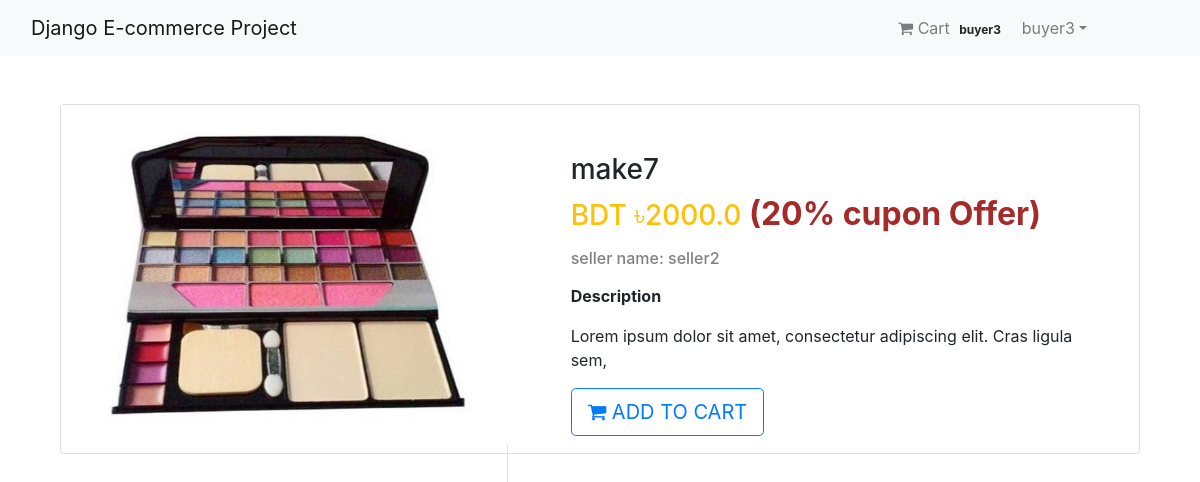
The app's page /Shop/product_details/22/ (signed in) with its own data.
### App_Login/models.py (models this page shows)
class User(AbstractUser):
    is_seller = models.BooleanField(default=False)
    is_buyer = models.BooleanField(default=False)

### App_Shop/models.py (models this page shows, shortened)
class Product(models.Model):
    seller=models.ForeignKey(User,on_delete=models.CASCADE,related_name='seller_name')
    category = models.ForeignKey(Category, on_delete=models.CASCADE, related_name='category')
    mainimage = models.ImageField(upload_to='Products')
    name = models.CharField(max_length=264)
    preview_text = models.TextField(max_length=200, verbose_name='Preview Text')
    detail_text = models.TextField(max_length=1000, verbose_name='Description')
    price = models.FloatField()
    old_price = models.FloatField(default=0.00)
    cupon_number=models.CharField(max_length=100,blank=True,null=True)
    cupon_offer=models.PositiveIntegerField(default=0,blank=True)
    created = models.DateTimeField(auto_now_add=True)
    class Meta:
        ordering = ['-created',]

### App_Shop/views.py (the view)
# urls.py: path('product_details/<int:pk>/',views.ProductDetail.as_view(),name='product_detail'),
class ProductDetail(LoginRequiredMixin, DetailView):
    model = Product
    template_name = 'App_Shop/product_detail.html'

### templates/App_Shop/product_detail.html (shortened to what this page needs)
{% extends 'base.html' %}
{% block body_block %}
<div class="container my-5">
  <div class="card">
    <div class="row">
      <aside class="col-sm-5 border-right">
        <article class="gallery-wrap">
          <div class="img-big-wrap">
            <div>
              <a href="#"><img src="/media/{{object.mainimage}}" style="width:450px;height: 340px;"></a>
            </div>
          </div>
        </article>
      </aside>
      <aside class="col-sm-7">
        <article class="card-body p-5">
          <h3 class="title mp-3">{{object.name}}</h3>
          <p class="price-detail-wrap">
            <span class="price h3 text-warning">
              <span class="currency">BDT &#2547;</span><span class="num">{{object.price}} </span>
            </span>
              {% if object.cupon_number %}
              <span class="h2" style="color: brown;font-weight: bold;"><span>({{object.cupon_offer}}%</span> <span>cupon Offer)</span></span>
              {% endif %}
              <p class="h6" style="color:grey;"> <span>seller name: </span> <span>{{object.seller}}</span> </p>
          </p>
          <dl class="item-property">
            <dt>Description</dt>
            <dd>
              <p>{{object.detail_text|linebreaks}}</p>
            </dd>
          </dl>
          {% if  user.is_buyer %}
          <a href="{% url 'App_Order:add' pk=object.pk %}" class="btn btn-lg btn-outline-primary text-uppercase"><i class="fa fa-shopping-cart" aria-hidden="true"></i> Add to Cart</a>
          {% endif %}
        </article>
      </aside>
    </div>
  </div>
</div>
{% endblock %}

### templates/navbar.html (shortened to what this page needs)
<nav class="navbar navbar-expand-lg navbar-light bg-light" style="padding-right: 90px;">
  <div class="container">
    <a class="navbar-brand" href="{% url 'App_Login:home' %}">Django E-commerce Project</a>
    <div class="collapse navbar-collapse" id="navbarNav">
      <ul class="navbar-nav ml-auto">
        {% if request.user.is_authenticated %}
        {% if user.is_buyer %}
        <li class="nav-item">
          <a href="{% url 'App_Order:cart' %}" class="nav-link">
              <i class="fa fa-shopping-cart"></i> Cart
              <span class="badge badge-light">{{ request.user  }}</span>
          </a>
        </li>
        {% else %}
        <li class="nav-item">
          <a href="#" class="nav-link">
              <span class="badge badge-light">{{ request.user  }}</span>
          </a>
        </li>
        {% endif %}
        <li class="nav-item dropdown">
          <a class="nav-link dropdown-toggle" href="#" id="navbarDropdown" role="button" data-toggle="dropdown" aria-haspopup="true" aria-expanded="false"> {{request.user.username}}</a>
        </li>
        {% endif %}
      </ul>
    </div>
  </div>
</nav>

### templates/base.html (style rules this page uses)
.card { height: 350px; }

### records on screen
User: user "buyer3", user.username "buyer3"
Product: mainimage (picture), name "make7", price "2000.0", cupon_offer "20", seller "seller2", detail_text "Lorem ipsum dolor sit amet, consectetur adipiscing elit. Cras ligula sem,"
